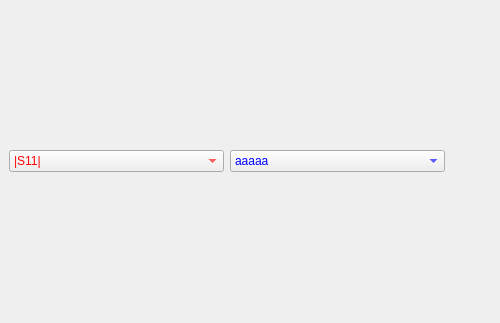
<?xml version="1.0" encoding="UTF-8"?>
<ui version="4.0">
 <class>GraphPanel</class>
 <widget class="QWidget" name="GraphPanel">
  <property name="geometry">
   <rect>
    <x>0</x>
    <y>0</y>
    <width>500</width>
    <height>323</height>
   </rect>
  </property>
  <property name="sizePolicy">
   <sizepolicy hsizetype="Ignored" vsizetype="Preferred">
    <horstretch>0</horstretch>
    <verstretch>0</verstretch>
   </sizepolicy>
  </property>
  <property name="windowTitle">
   <string>Form</string>
  </property>
  <layout class="QVBoxLayout" name="verticalLayout">
   <property name="spacing">
    <number>0</number>
   </property>
   <property name="leftMargin">
    <number>0</number>
   </property>
   <property name="topMargin">
    <number>0</number>
   </property>
   <property name="rightMargin">
    <number>0</number>
   </property>
   <property name="bottomMargin">
    <number>0</number>
   </property>
   <item>
    <widget class="QWidget" name="widget" native="true">
     <property name="sizePolicy">
      <sizepolicy hsizetype="Preferred" vsizetype="Fixed">
       <horstretch>0</horstretch>
       <verstretch>0</verstretch>
      </sizepolicy>
     </property>
     <layout class="QHBoxLayout" name="horizontalLayout">
      <property name="topMargin">
       <number>5</number>
      </property>
      <property name="bottomMargin">
       <number>5</number>
      </property>
      <item>
       <widget class="QComboBox" name="d1">
        <property name="styleSheet">
         <string notr="true">color: red</string>
        </property>
        <item>
         <property name="text">
          <string>|S11|</string>
         </property>
        </item>
        <item>
         <property name="text">
          <string>|S22|</string>
         </property>
        </item>
        <item>
         <property name="text">
          <string>|S12|</string>
         </property>
        </item>
        <item>
         <property name="text">
          <string>|S21|</string>
         </property>
        </item>
        <item>
         <property name="text">
          <string>arg(S11)</string>
         </property>
        </item>
        <item>
         <property name="text">
          <string>arg(S22)</string>
         </property>
        </item>
        <item>
         <property name="text">
          <string>arg(S12)</string>
         </property>
        </item>
        <item>
         <property name="text">
          <string>arg(S21)</string>
         </property>
        </item>
        <item>
         <property name="text">
          <string>GroupDelay(S11)</string>
         </property>
        </item>
        <item>
         <property name="text">
          <string>GroupDelay(S22)</string>
         </property>
        </item>
        <item>
         <property name="text">
          <string>GroupDelay(S12)</string>
         </property>
        </item>
        <item>
         <property name="text">
          <string>GroupDelay(S21)</string>
         </property>
        </item>
       </widget>
      </item>
      <item>
       <widget class="QComboBox" name="d2">
        <property name="styleSheet">
         <string notr="true">color: blue</string>
        </property>
        <item>
         <property name="text">
          <string>aaaaa</string>
         </property>
        </item>
       </widget>
      </item>
      <item>
       <widget class="QPushButton" name="b_maximize">
        <property name="sizePolicy">
         <sizepolicy hsizetype="Fixed" vsizetype="Fixed">
          <horstretch>0</horstretch>
          <verstretch>0</verstretch>
         </sizepolicy>
        </property>
        <property name="toolTip">
         <string>maximize</string>
        </property>
        <property name="text">
         <string/>
        </property>
        <property name="icon">
         <iconset resource="resources.qrc">
          <normaloff>:/icons/maximize</normaloff>:/icons/maximize</iconset>
        </property>
        <property name="flat">
         <bool>true</bool>
        </property>
       </widget>
      </item>
     </layout>
    </widget>
   </item>
  </layout>
 </widget>
 <resources>
  <include location="resources.qrc"/>
 </resources>
 <connections/>
</ui>
